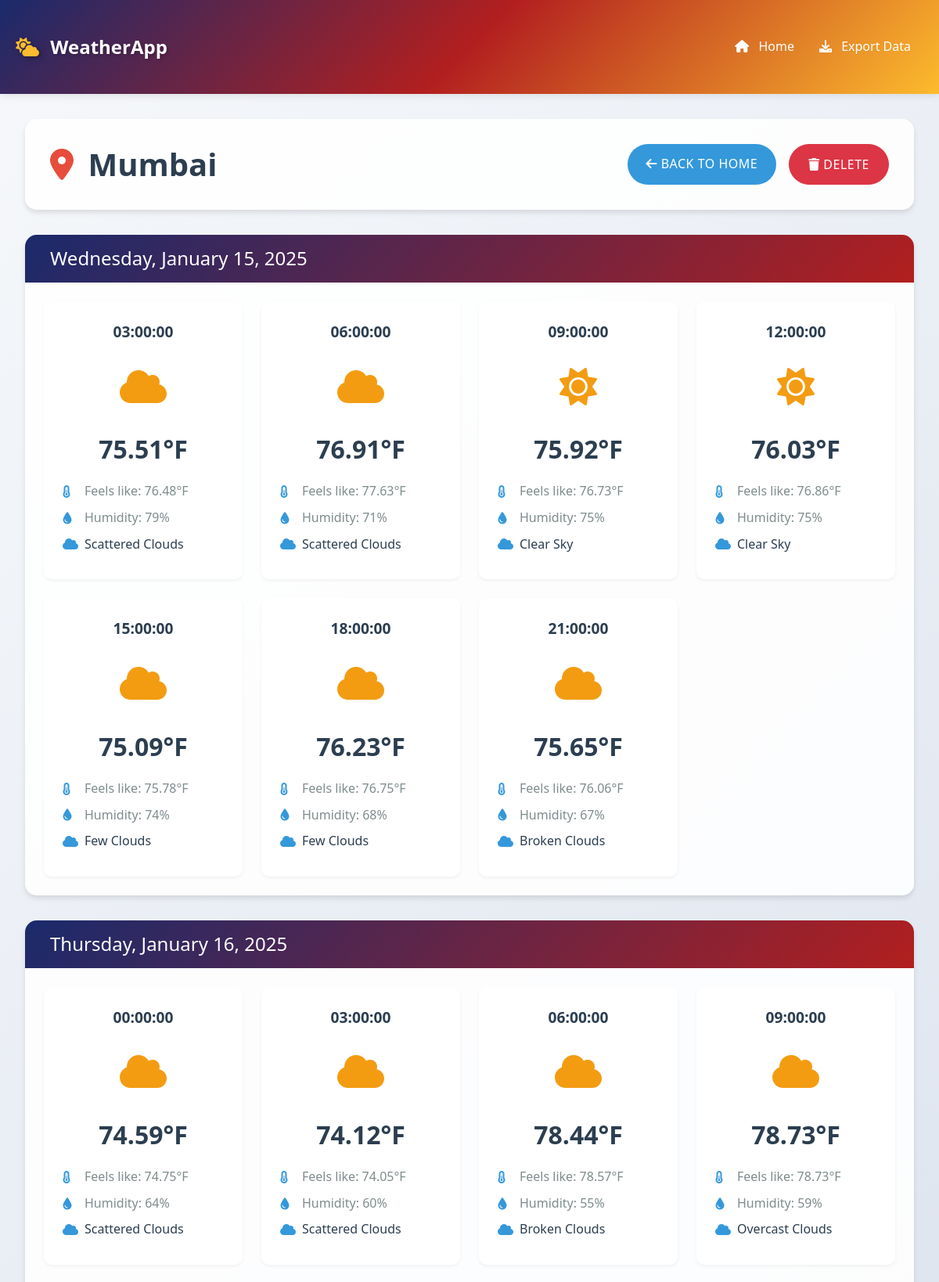
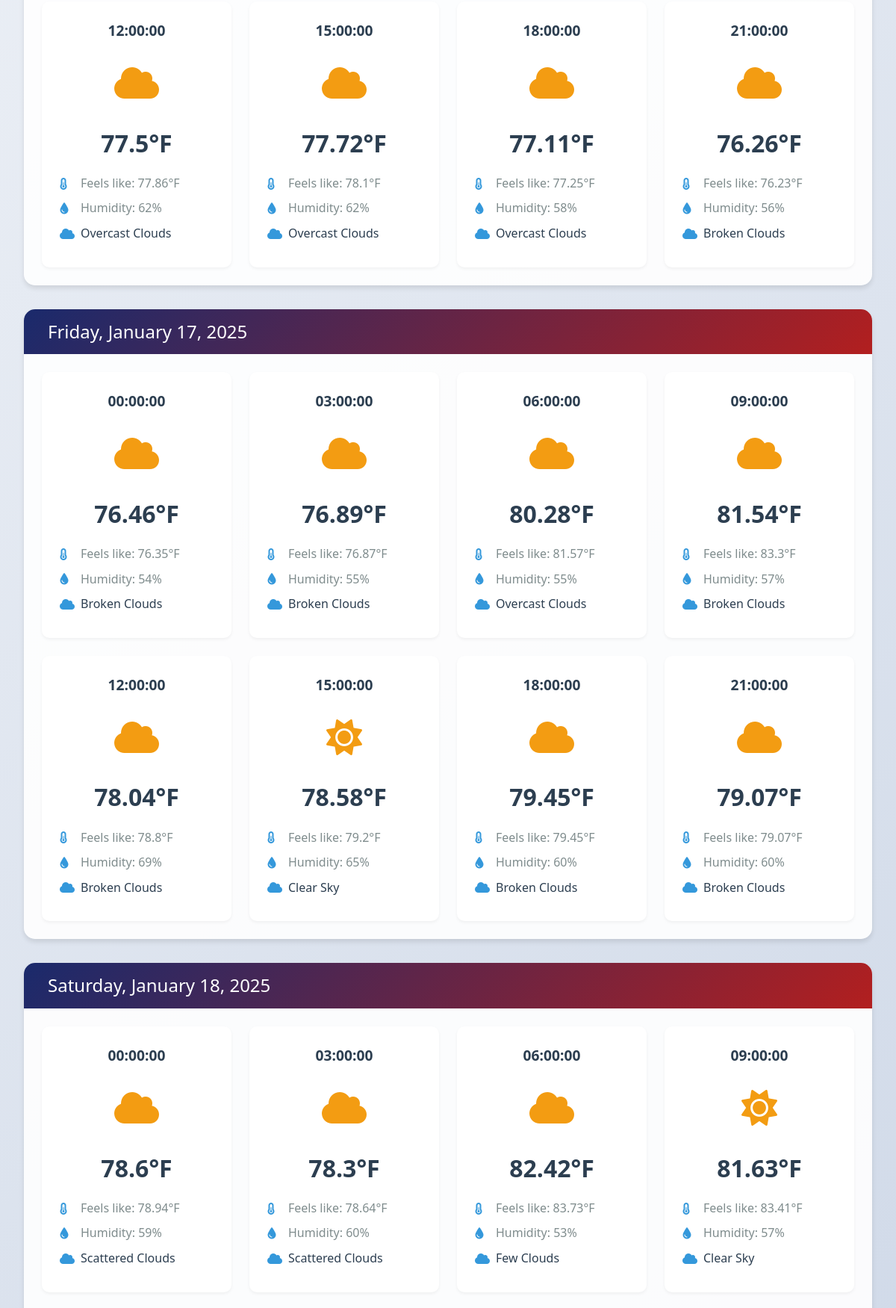
The app's page /foreCast/mumbai (upper part) with its own data (2 pictures, top to bottom).
### base/models.py (models this page shows, shortened)
class City(models.Model):
    name = models.CharField(max_length=255 , null=False , blank=False)
    country = models.CharField(max_length=255 , null=False , blank=False)
    created_at = models.DateTimeField( auto_now_add=True)  # Add default for migration
    def __str__(self):
        return self.name

class Date(models.Model):
    date = models.DateField(null=False , blank=False)
    city = models.ForeignKey(City , on_delete=models.CASCADE)

class Weather(models.Model):
    date = models.ForeignKey(Date , on_delete=models.CASCADE)
    city = models.ForeignKey(City , on_delete=models.CASCADE)
    time = models.ForeignKey(Time, on_delete=models.CASCADE)
    temperature = models.FloatField(null=False , blank=False)
    humidity = models.TextField(null=False , blank=False)
    feels_like = models.TextField(null=False , blank=False)
    description = models.TextField(null=False , blank=False)

### base/views.py (the view)
# urls.py: path('foreCast/<str:city>', views.foreCast, name='foreCast'),
def foreCast(request , city):
    cityName = City.objects.get(name= city)
    dates = cityName.date_set.all()
    weather_data = {}
    for date in dates:
        related_times = date.time_set.all()
        weather_data[date] = []
        for time in related_times:
            weather=Weather.objects.get(time=time)
            weather_data[date].append({
                    "time": time.time.strftime('%H:%M:%S'),
                    "temperature": weather.temperature,
                    "humidity": weather.humidity,
                    "feels_like": weather.feels_like,
                    "description": weather.description,
                })
    return render(request, "base/forecast.html" , {'weather_date': weather_data , 'city': cityName})

### base/templates/base/forecast.html (shortened to what this page needs)
{% extends 'main.html' %}
{% block content %}
<div class="forecast-container">
    <div class="header-section">
        <div class="city-info">
            <h1><i class="fas fa-map-marker-alt"></i> {{ city|title }}</h1>
            <div class="actions">
                <a href="{% url 'home' %}" class="btn btn-primary">
                    <i class="fas fa-arrow-left"></i> Back to Home
                </a>
                <a href="{% url 'delete' city %}" class="btn btn-danger">
                    <i class="fas fa-trash"></i> Delete
                </a>
            </div>
        </div>
    </div>
    <div class="forecast-content">
        {% for date, forecasts in weather_date.items %}
        <div class="date-section">
            <div class="date-header">
                <h2>{{ date.date|date:"l, F d, Y" }}</h2>
            </div>
            <div class="forecasts-grid">
                {% for forecast in forecasts %}
                <div class="forecast-card">
                    <div class="time">{{ forecast.time }}</div>
                    <div class="weather-icon">
                        {% if 'clear' in forecast.description %}
                        <i class="fas fa-sun"></i>
                        {% elif 'cloud' in forecast.description %}
                        <i class="fas fa-cloud"></i>
                        {% elif 'rain' in forecast.description %}
                        <i class="fas fa-cloud-rain"></i>
                        {% elif 'snow' in forecast.description %}
                        <i class="fas fa-snowflake"></i>
                        {% else %}
                        <i class="fas fa-cloud-sun"></i>
                        {% endif %}
                    </div>
                    <div class="temperature">{{ forecast.temperature }}°F</div>
                    <div class="details">
                        <div class="detail-item">
                            <i class="fas fa-thermometer-half"></i>
                            Feels like: {{ forecast.feels_like }}°F
                        </div>
                        <div class="detail-item">
                            <i class="fas fa-tint"></i>
                            Humidity: {{ forecast.humidity }}%
                        </div>
                        <div class="detail-item description">
                            <i class="fas fa-cloud"></i>
                            {{ forecast.description|title }}
                        </div>
                    </div>
                </div>
                {% endfor %}
            </div>
        </div>
        {% endfor %}
    </div>
</div>
{% endblock %}

### templates/main.html (shortened to what this page needs)
<!DOCTYPE html>
<html lang="en">
<head>
    <link href="https://cdn.jsdelivr.net/npm/bootstrap@5.3.0/dist/css/bootstrap.min.css" rel="stylesheet">
    <link rel="stylesheet" href="https://cdnjs.cloudflare.com/ajax/libs/font-awesome/6.0.0/css/all.min.css">
</head>
<body>
    {% include 'navbar.html' %}
    {% block content %}
    {% endblock %}
</body>
</html>

### templates/navbar.html (shortened to what this page needs)
<nav class="navbar navbar-expand-lg">
    <div class="container">
        <a class="navbar-brand" href="{% url 'home' %}">
            <i class="fas fa-cloud-sun"></i> WeatherApp
        </a>
        <div class="collapse navbar-collapse" id="navbarNav">
            <ul class="navbar-nav ms-auto">
                <li class="nav-item">
                    <a class="nav-link" href="{% url 'home' %}">
                        <i class="fas fa-home"></i> Home
                    </a>
                </li>
                <li class="nav-item">
                    <a class="nav-link" href="{% url 'exportWeather' %}">
                        <i class="fas fa-download"></i> Export Data
                    </a>
                </li>
            </ul>
        </div>
    </div>
</nav>

### templates/main.html (style rules this page uses)
:root { --primary-color: #2c3e50; --secondary-color: #3498db; --accent-color: #f1c40f; --background-color: #ecf0f1; --text-color: #2c3e50; --card-shadow: 0 4px 6px rgba(0, 0, 0, 0.1); --hover-transition: all 0.3s ease; }
body { font-family: 'Segoe UI', Tahoma, Geneva, Verdana, sans-serif; background: linear-gradient(135deg, #f5f7fa 0%, #c3cfe2 100%); min-height: 100vh; color: var(--text-color); line-height: 1.6; }
.container { max-width: 1200px; margin: 0 auto; padding: 20px; }
.btn { padding: 0.8rem 1.5rem; border-radius: 30px; font-weight: 500; text-transform: uppercase; letter-spacing: 0.5px; transition: var(--hover-transition); }
.btn-primary { background-color: var(--secondary-color); border: none; }

### templates/navbar.html (style rules this page uses)
.navbar { background: linear-gradient(135deg, #1a2a6c, #b21f1f, #fdbb2d); padding: 1rem 0; box-shadow: 0 2px 10px rgba(0, 0, 0, 0.1); }
.navbar-brand { font-size: 1.5rem; font-weight: 600; color: white !important; text-shadow: 2px 2px 4px rgba(0, 0, 0, 0.2); }
.navbar-brand i { color: #fdbb2d; margin-right: 0.5rem; filter: drop-shadow(2px 2px 4px rgba(0, 0, 0, 0.2)); }
.nav-link { color: white !important; font-weight: 500; padding: 0.5rem 1rem !important; transition: all 0.3s ease; position: relative; }
.nav-link::after { content: ''; position: absolute; bottom: 0; left: 50%; transform: translateX(-50%); width: 0; height: 2px; background-color: #fdbb2d; transition: width 0.3s ease; }
.nav-link i { margin-right: 0.5rem; }

### base/templates/base/forecast.html (style rules this page uses)
.forecast-container { padding: 2rem; background: linear-gradient(135deg, #f5f7fa 0%, #c3cfe2 100%); min-height: calc(100vh - 76px); }
.header-section { background: rgba(255, 255, 255, 0.9); border-radius: 15px; padding: 2rem; margin-bottom: 2rem; box-shadow: 0 4px 6px rgba(0, 0, 0, 0.1); }
.city-info { display: flex; justify-content: space-between; align-items: center; }
.city-info h1 { margin: 0; color: #2c3e50; font-size: 2.5rem; font-weight: 600; }
.city-info h1 i { color: #e74c3c; margin-right: 0.5rem; }
.actions { display: flex; gap: 1rem; }
.date-section { background: rgba(255, 255, 255, 0.9); border-radius: 15px; margin-bottom: 2rem; overflow: hidden; box-shadow: 0 4px 6px rgba(0, 0, 0, 0.1); }
.date-header { background: linear-gradient(135deg, #1a2a6c, #b21f1f); color: white; padding: 1rem 2rem; }
.date-header h2 { margin: 0; font-size: 1.5rem; font-weight: 500; }
.forecasts-grid { display: grid; grid-template-columns: repeat(auto-fit, minmax(250px, 1fr)); gap: 1.5rem; padding: 1.5rem; }
.forecast-card { background: white; border-radius: 10px; padding: 1.5rem; text-align: center; box-shadow: 0 2px 4px rgba(0, 0, 0, 0.05); transition: transform 0.3s ease; }
.time { font-size: 1.2rem; color: #2c3e50; font-weight: 600; margin-bottom: 1rem; }
.weather-icon { font-size: 3rem; color: #f39c12; margin: 1rem 0; }
.temperature { font-size: 2rem; font-weight: 600; color: #2c3e50; margin-bottom: 1rem; }
.details { text-align: left; }
.detail-item { display: flex; align-items: center; gap: 0.5rem; margin-bottom: 0.5rem; color: #7f8c8d; }
.detail-item i { width: 20px; color: #3498db; }
.description { color: #2c3e50; font-weight: 500; }

### records on screen
City: name "Mumbai"
Date: date "Wednesday, January 15, 2025", time "03:00:00" "06:00:00" "09:00:00" "12:00:00" "15:00:00" "18:00:00" "21:00:00"
Weather: temperature "75.51", feels_like "76.48", humidity "79", description "Scattered Clouds"
Weather: temperature "76.91", feels_like "77.63", humidity "71", description "Scattered Clouds"
Weather: temperature "75.92", feels_like "76.73", humidity "75", description "Clear Sky"
Weather: temperature "76.03", feels_like "76.86", humidity "75", description "Clear Sky"
Weather: temperature "75.09", feels_like "75.78", humidity "74", description "Few Clouds"
Weather: temperature "76.23", feels_like "76.75", humidity "68", description "Few Clouds"
Weather: temperature "75.65", feels_like "76.06", humidity "67", description "Broken Clouds"
Date: date "Thursday, January 16, 2025", time "00:00:00" "03:00:00" "06:00:00" "09:00:00" "12:00:00" "15:00:00" "18:00:00" "21:00:00"
Weather: temperature "74.59", feels_like "74.75", humidity "64", description "Scattered Clouds"
Weather: temperature "74.12", feels_like "74.05", humidity "60", description "Scattered Clouds"
Weather: temperature "78.44", feels_like "78.57", humidity "55", description "Broken Clouds"
Weather: temperature "78.73", feels_like "78.73", humidity "59", description "Overcast Clouds"
Weather: temperature "77.5", feels_like "77.86", humidity "62", description "Overcast Clouds"
Weather: temperature "77.72", feels_like "78.1", humidity "62", description "Overcast Clouds"
Weather: temperature "77.11", feels_like "77.25", humidity "58", description "Overcast Clouds"
Weather: temperature "76.26", feels_like "76.23", humidity "56", description "Broken Clouds"
Date: date "Friday, January 17, 2025", time "00:00:00" "03:00:00" "06:00:00" "09:00:00" "12:00:00" "15:00:00" "18:00:00" "21:00:00"
Weather: temperature "76.46", feels_like "76.35", humidity "54", description "Broken Clouds"
Weather: temperature "76.89", feels_like "76.87", humidity "55", description "Broken Clouds"
Weather: temperature "80.28", feels_like "81.57", humidity "55", description "Overcast Clouds"
Weather: temperature "81.54", feels_like "83.3", humidity "57", description "Broken Clouds"
Weather: temperature "78.04", feels_like "78.8", humidity "69", description "Broken Clouds"
Weather: temperature "78.58", feels_like "79.2", humidity "65", description "Clear Sky"
Weather: temperature "79.45", feels_like "79.45", humidity "60", description "Broken Clouds"
Weather: temperature "79.07", feels_like "79.07", humidity "60", description "Broken Clouds"
Date: date "Saturday, January 18, 2025", time "00:00:00" "03:00:00" "06:00:00" "09:00:00"
Weather: temperature "78.6", feels_like "78.94", humidity "59", description "Scattered Clouds"
Weather: temperature "78.3", feels_like "78.64", humidity "60", description "Scattered Clouds"
Weather: temperature "82.42", feels_like "83.73", humidity "53", description "Few Clouds"
Weather: temperature "81.63", feels_like "83.41", humidity "57", description "Clear Sky"
